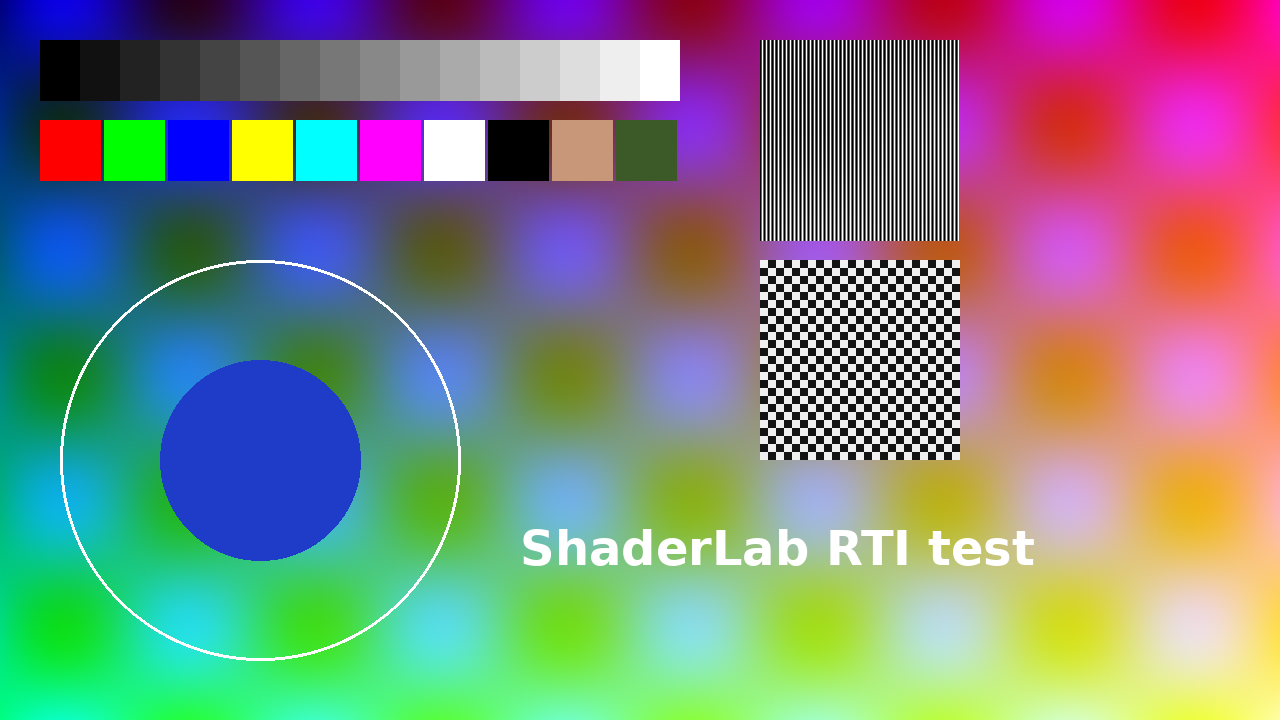
#> input picture shaderlab/tests/test_pattern.png, 1280 x 720 px
$ python lumasharpen_reference.py test_pattern.png test_pattern.png
#> lines starting #> are read from the running program, lines starting #| are printed output that depends on the picture
import numpy as np, sys
from PIL import Image
def bilinear(img, x, y):
    # img HxWx3 float; x,y pixel-space sample positions (texel centers at i+0.5), clamp addressing
    H,W,_=img.shape
    fx=x-0.5; fy=y-0.5
    x0=np.floor(fx).astype(int); y0=np.floor(fy).astype(int)
    ax=(fx-x0)[...,None]; ay=(fy-y0)[...,None]
    def g(yy,xx): return img[np.clip(yy,0,H-1),np.clip(xx,0,W-1)]
    return (g(y0,x0)*(1-ax)*(1-ay)+g(y0,x0+1)*ax*(1-ay)+g(y0+1,x0)*(1-ax)*ay+g(y0+1,x0+1)*ax*ay)
def lumasharpen(img, strength=0.65, clamp=0.035, pattern=1, bias=1.0):
    H,W,_=img.shape
    yy,xx=np.mgrid[0:H,0:W].astype(np.float64); xx+=0.5; yy+=0.5
    coef=np.array([0.2126,0.7152,0.0722])*strength
    # note: texcoord y down; BUFFER_PIXEL_SIZE*(dx,dy) -> pixel offsets (dx,dy)
    if pattern==1:
        offs=[(0.5,-0.5),(-0.5,-0.5),(0.5,0.5),(-0.5,0.5)]; offs=[(a*bias,b*bias) for a,b in offs]
    elif pattern==2:
        offs=[(0.4,-1.2),(-1.2,-0.4),(1.2,0.4),(-0.4,1.2)]; offs=[(a*bias,b*bias) for a,b in offs]; coef=coef*0.51
    elif pattern==0:
        offs=[(bias/3,bias/3),(-bias/3,-bias/3)]; coef=coef*1.5
    blur=sum(bilinear(img,xx+dx,yy+dy) for dx,dy in offs)/len(offs)
    sharp=img-blur
    s=np.clip((sharp*coef).sum(2)*(0.5/clamp)+0.5,0,1)
    s=clamp*2*s-clamp
    return np.clip(img+s[...,None],0,1)
if __name__=='__main__':
    src,out=sys.argv[1],sys.argv[2]; kw=dict(a.split('=') for a in sys.argv[3:])
    img=np.asarray(Image.open(src).convert('RGB')).astype(np.float64)/255
    ref=lumasharpen(img, float(kw.get('sharp_strength',0.65)), float(kw.get('sharp_clamp',0.035)), int(kw.get('pattern',1)), float(kw.get('offset_bias',1.0)))
#> in bilinear, `fy = y - 0.5`:
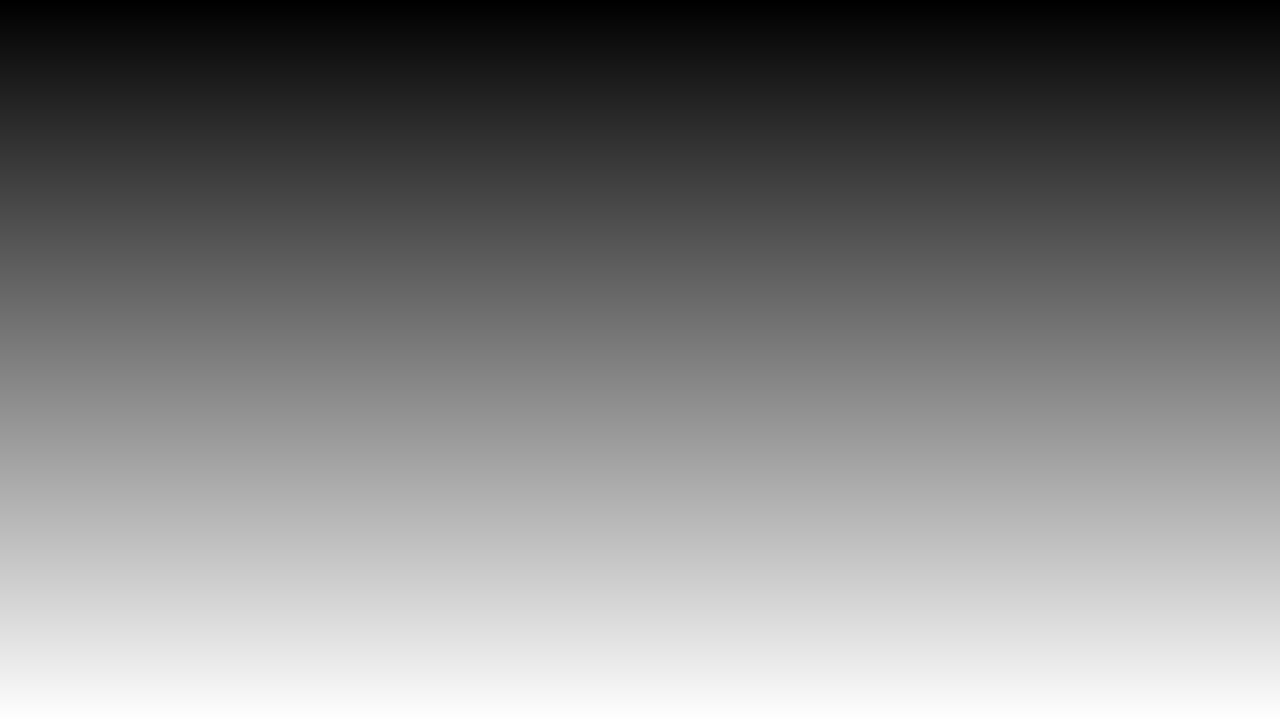
#> fy: shape (720, 1280) float64; min -0.5, max 718.5, mean 359; drawn with min black and max white
#> in bilinear, `y0 = np.floor(fy).astype(int)`:
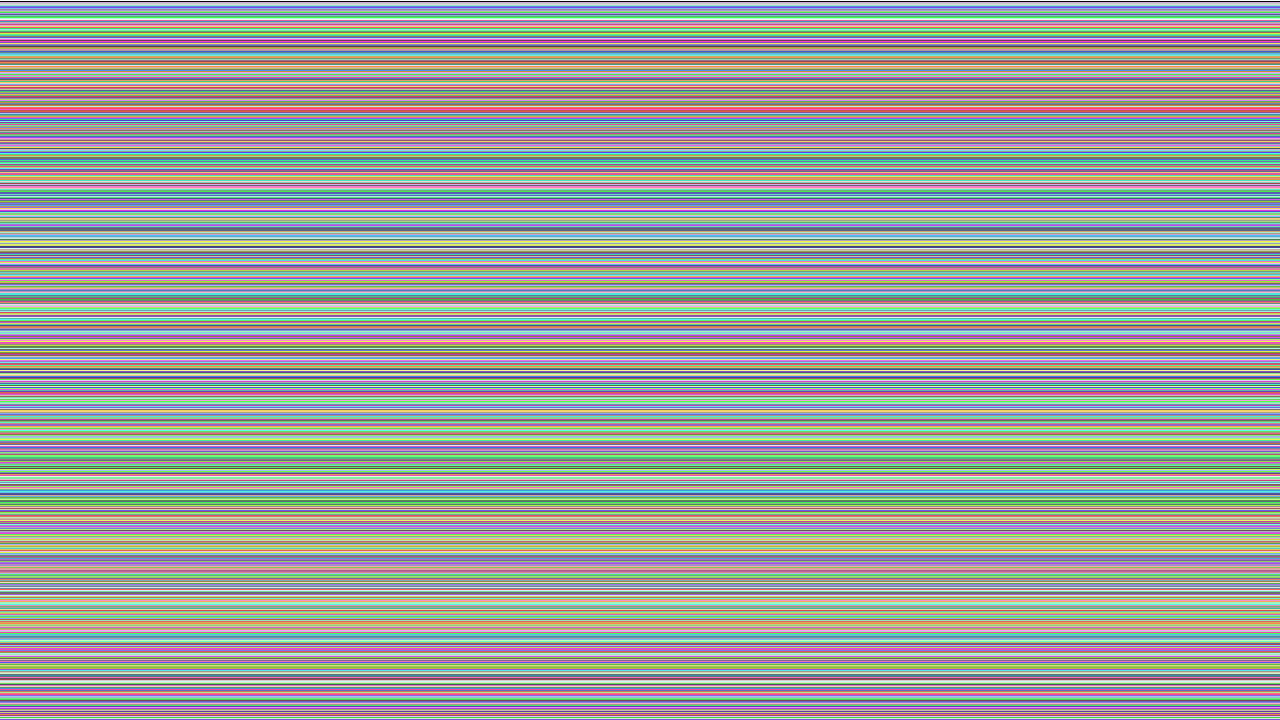
#> y0: shape (720, 1280) int64; 720 distinct labels, from -1 to 718; one colour per label, 0 black, -1 white
#> in bilinear, `ax = (fx - x0)[..., None]`: ax: shape (720, 1280, 1) float64; every value is 0.5
#> in bilinear (call 3), `y0 = np.floor(fy).astype(int)`: y0: shape (720, 1280) int64; 720 distinct labels, from 0 to 719
#> in lumasharpen, `s=np.clip((sharp*coef).sum(2)*(0.5/clamp)+0.5,0,1)`:
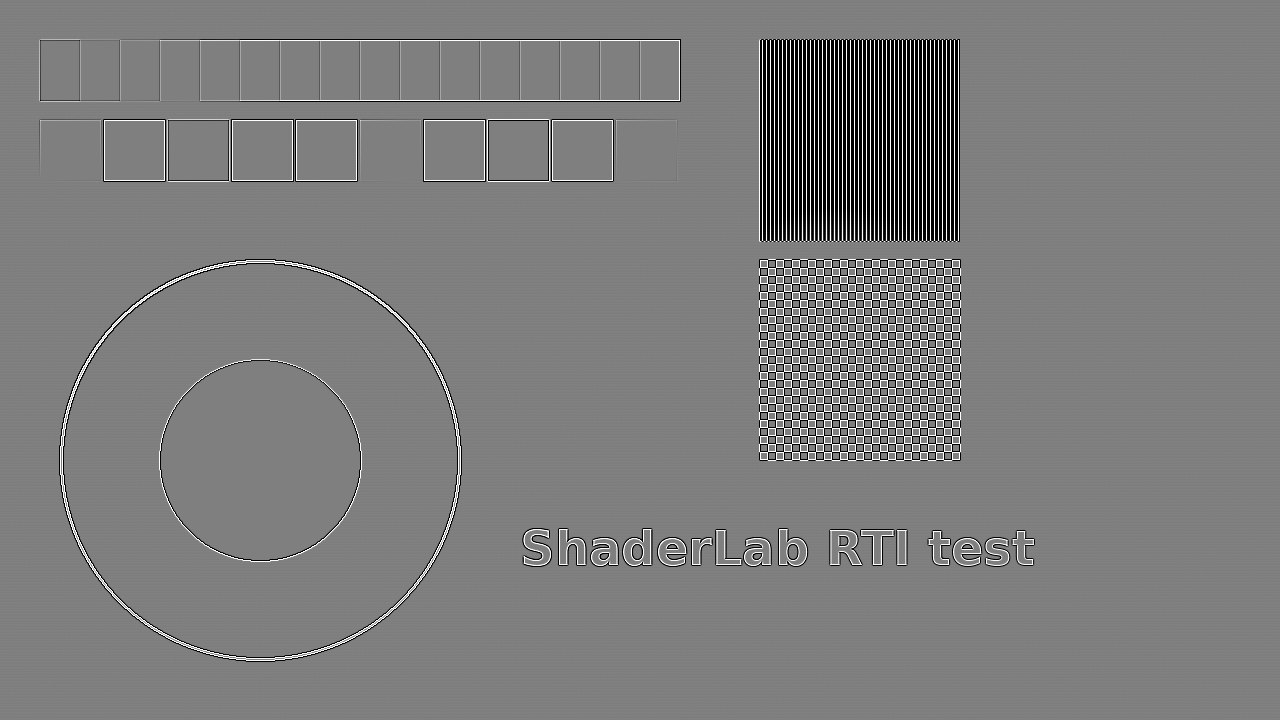
#> s: shape (720, 1280) float64; min 0, max 1, mean 0.489
    got=np.asarray(Image.open(out).convert('RGB')).astype(np.float64)/255
    d=np.abs(ref-got)*255
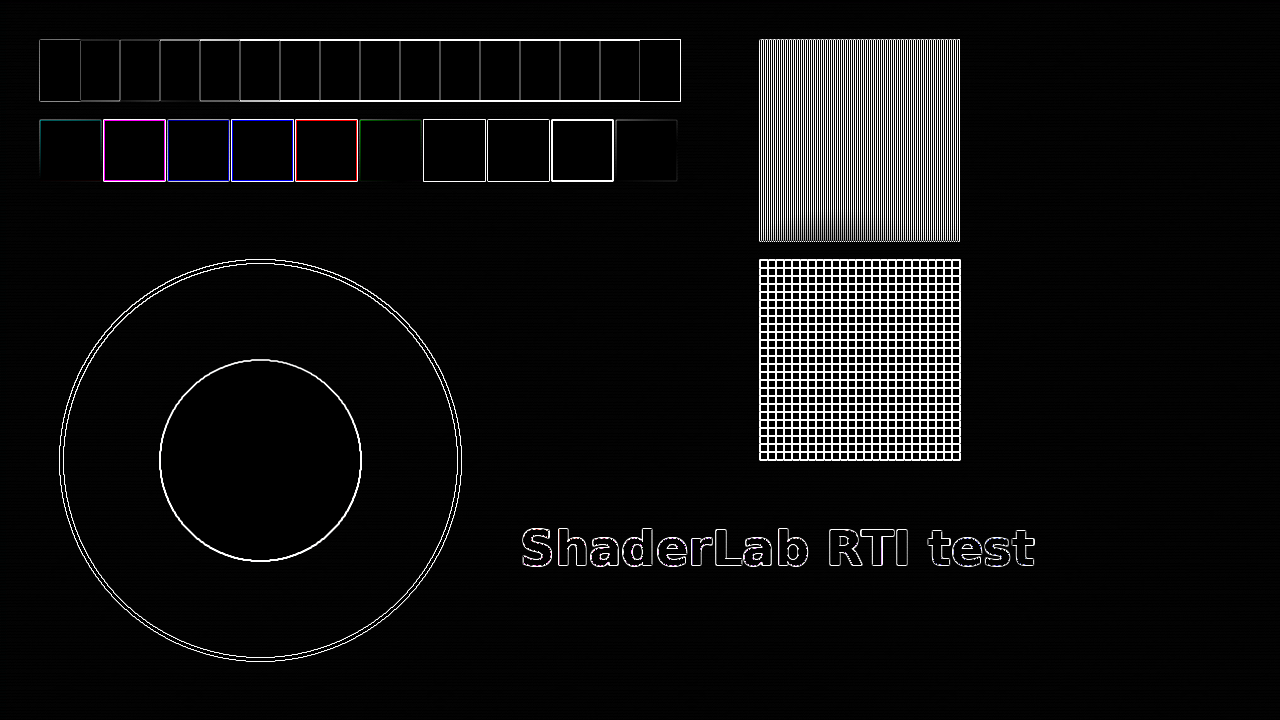
#> d: shape (720, 1280, 3) float64; mean R, G, B 0.553, 0.549, 0.556; drawn with min black and max white
    print('vs reference: mean %.3f  p99 %.2f  max %.1f  (8-bit levels)'%(d.mean(),np.percentile(d,99),d.max()))
#| vs reference: mean 0.552  p99 8.93  max 8.9  (8-bit levels)
    unproc=np.abs(img-got)*255; print("vs input:     mean %.3f  max %.1f"%(unproc.mean(),unproc.max()), flush=True)
#> after `unproc = np.abs(img - got) * 255`: unproc: shape (720, 1280, 3) float64; every value is 0
#| vs input:     mean 0.000  max 0.0
